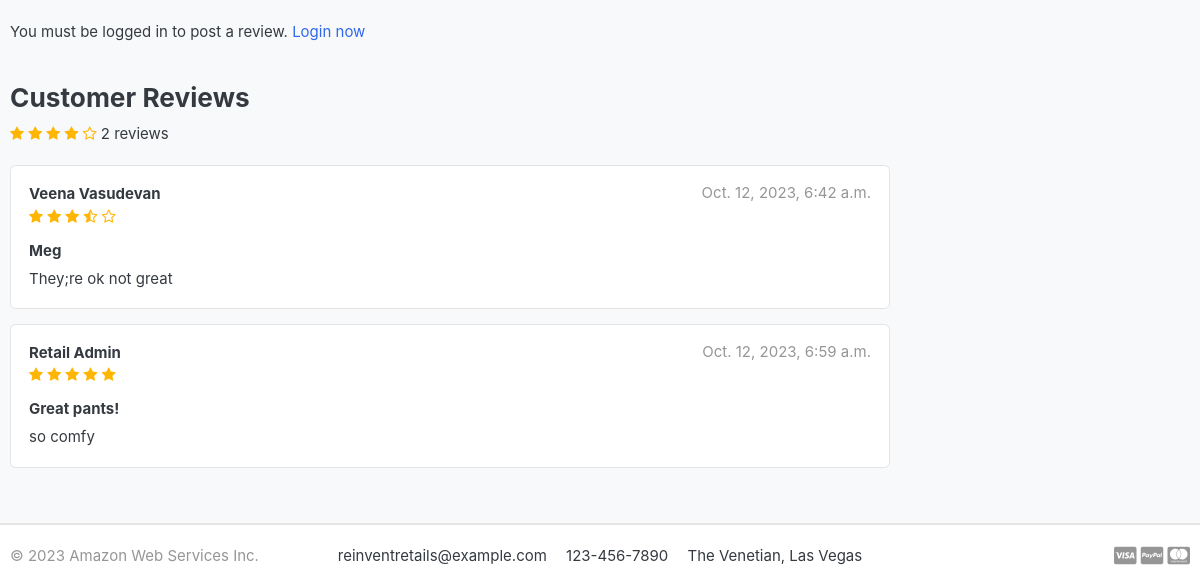
/store/category/jeans/atx-jeans/ (lower part), run on an earlier commit of the app's database.
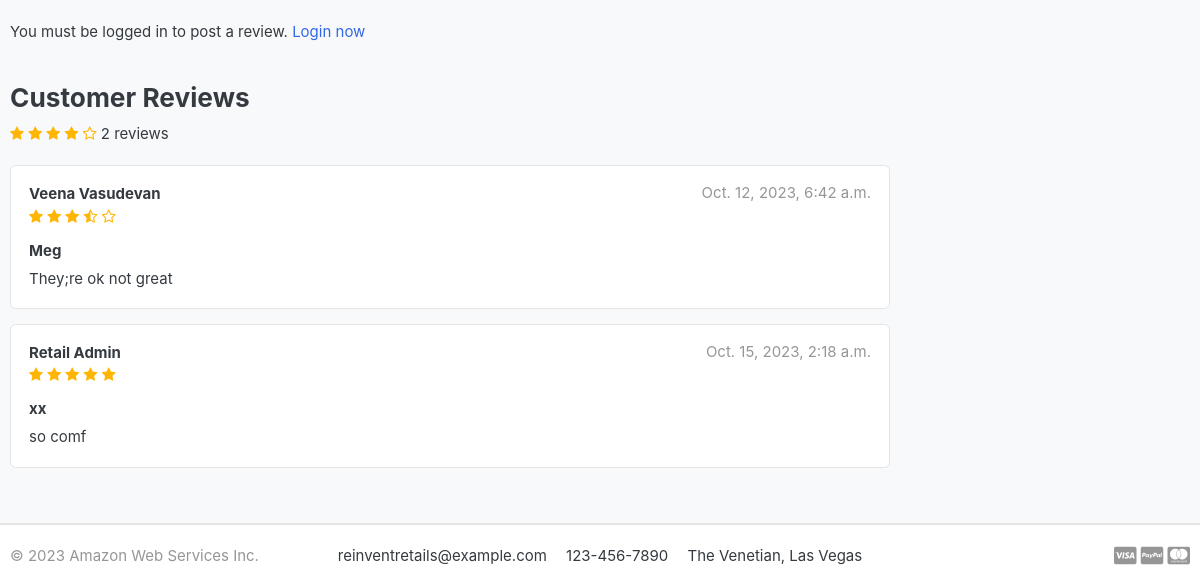
And on a later commit of the database.
### store/models.py (models this page shows, shortened)
class ReviewRating(models.Model):
    product = models.ForeignKey(Product, on_delete=models.CASCADE)
    user = models.ForeignKey(Account, on_delete=models.CASCADE)
    subject = models.CharField(max_length=100, blank=True)
    review = models.TextField(max_length=500, blank=True)
    rating = models.FloatField()
    ip = models.CharField(max_length=20, blank=True)
    status = models.BooleanField(default=True)
    created_at = models.DateTimeField(auto_now_add=True)
    updated_at = models.DateTimeField(auto_now=True)

### accounts/models.py (models this page shows, shortened)
class Account(AbstractBaseUser):
    first_name = models.CharField(max_length=50)
    last_name = models.CharField(max_length=50)
    username = models.CharField(max_length=50, unique=True)
    email = models.EmailField(max_length=100, unique=True)
    phone_number = models.CharField(max_length=50)
    date_joined = models.DateTimeField(auto_now_add=True)
    last_login = models.DateTimeField(auto_now_add=True)
    is_admin = models.BooleanField(default=False)
    is_staff = models.BooleanField(default=False)
    is_active = models.BooleanField(default=False)
    is_superadmin = models.BooleanField(default=False)
    USERNAME_FIELD = 'email'
    REQUIRED_FIELDS = ['username', 'first_name', 'last_name']
    objects = MyAccountManager()
    def full_name(self):
        return f'{self.first_name} {self.last_name}'

### store/views.py (the view)
# urls.py: path('category/<slug:category_slug>/<slug:product_slug>/', views.product_detail, name='product_detail'),
def product_detail(request, category_slug, product_slug):
    try:
        single_product = Product.objects.get(category__slug=category_slug, slug=product_slug)
        in_cart = CartItem.objects.filter(cart__cart_id=_cart_id(request), product=single_product).exists()
    except Exception as e:
        raise e
    if request.user.is_authenticated:
        try:
            orderproduct = OrderProduct.objects.filter(user=request.user, product_id=single_product.id).exists()
        except OrderProduct.DoesNotExist:
            orderproduct = None
    else:
        orderproduct = None
    reviews = ReviewRating.objects.filter(product_id=single_product.id, status=True)
    product_gallery = ProductGallery.objects.filter(product_id=single_product.id)
    context = {
        'single_product': single_product,
        'in_cart'       : in_cart,
        'orderproduct': orderproduct,
        'reviews': reviews,
        'product_gallery': product_gallery,
    }
    return render(request, 'store/product_detail.html', context)

### carts/context_processors.py (called while the page is built)
def counter(request):
    cart_count = 0
    if 'admin' in request.path:
        return {}
    else:
        try:
            cart = Cart.objects.filter(cart_id=_cart_id(request))
            if request.user.is_authenticated:
                cart_items = CartItem.objects.all().filter(user=request.user)
            else:
                cart_items = CartItem.objects.all().filter(cart=cart[:1])
            for cart_item in cart_items:
                cart_count += cart_item.quantity
        except Cart.DoesNotExist:
            cart_count = 0
    return dict(cart_count=cart_count)

### carts/views.py (called while the page is built)
def _cart_id(request):
    cart = request.session.session_key
    if not cart:
        cart = request.session.create()
    return cart

### category/context_processors.py (called while the page is built)
def menu_links(request):
    links = Category.objects.all()
    return dict(links=links)

### category/models.py (called while the page is built)
    def get_url(self):
            return reverse('products_by_category', args=[self.slug])

### store/models.py (called while the page is built)
    def averageReview(self):
        reviews = ReviewRating.objects.filter(product=self, status=True).aggregate(average=Avg('rating'))
        avg = 0
        if reviews['average'] is not None:
            avg = float(reviews['average'])
        return avg

### templates/store/product_detail.html (shortened to what this page needs)
{% extends 'base.html' %}
{% load static %}
{% block content %}
<section class="section-content padding-y bg">
<div class="container">
<br>
<div class="row">
			<div class="col-md-9">
	<form action="{% url 'submit_review' single_product.id %}" method="POST">
		<br>
		<div>
			<br>
<br>
<br>
			<br>
			<br>
			{% if user.is_authenticated %}
				{% if orderproduct %}
					<input type="submit" value="Submit Review" class="btn btn-primary">
				{% else %}
					<p>You must purchase this product to post a review.</p>
				{% endif %}
			{% else %}
				<p>You must be logged in to post a review. <span><a href="{% url 'login' %}">Login now</a></span></p>
			{% endif %}
		</div>
	</form>
	<br>
	<header class="section-heading">
		<h3>Customer Reviews </h3>
		<div class="rating-star">
			<span>
				<i class="fa fa-star{% if single_product.averageReview < 0.5 %}-o{% elif single_product.averageReview >= 0.5 and single_product.averageReview < 1 %}-half-o {% endif %}" aria-hidden="true"></i>
				<i class="fa fa-star{% if single_product.averageReview < 1.5 %}-o{% elif single_product.averageReview >= 1.5 and single_product.averageReview < 2 %}-half-o {% endif %}" aria-hidden="true"></i>
				<i class="fa fa-star{% if single_product.averageReview < 2.5 %}-o{% elif single_product.averageReview >= 2.5 and single_product.averageReview < 3 %}-half-o {% endif %}" aria-hidden="true"></i>
				<i class="fa fa-star{% if single_product.averageReview < 3.5 %}-o{% elif single_product.averageReview >= 3.5 and single_product.averageReview < 4 %}-half-o {% endif %}" aria-hidden="true"></i>
				<i class="fa fa-star{% if single_product.averageReview < 4.5 %}-o{% elif single_product.averageReview >= 4.5 and single_product.averageReview < 5 %}-half-o {% endif %}" aria-hidden="true"></i>
		<span>{{single_product.countReview}} reviews</span>
				</span>
		</div>
	</header>
	{% for review in reviews %}
				<article class="box mb-3">
					<div class="icontext w-100">
						<div class="text">
							<span class="date text-muted float-md-right">{{review.updated_at}} </span>
							<h6 class="mb-1">{{review.user.full_name}} </h6>
							<div class="rating-star">
								<span>
									<i class="fa fa-star{% if review.rating == 0.5 %}-half-o{% elif review.rating < 1 %}-o {% endif %}" aria-hidden="true"></i>
									<i class="fa fa-star{% if review.rating == 1.5 %}-half-o{% elif review.rating < 2 %}-o {% endif %}" aria-hidden="true"></i>
									<i class="fa fa-star{% if review.rating == 2.5 %}-half-o{% elif review.rating < 3 %}-o {% endif %}" aria-hidden="true"></i>
									<i class="fa fa-star{% if review.rating == 3.5 %}-half-o{% elif review.rating < 4 %}-o {% endif %}" aria-hidden="true"></i>
									<i class="fa fa-star{% if review.rating == 4.5 %}-half-o{% elif review.rating < 5 %}-o {% endif %}" aria-hidden="true"></i>
								</span>
							</div>
						</div>
					</div>
					<div class="mt-3">
						<h6>{{review.subject}}</h6>
						<p>
							{{review.review}}
						</p>
					</div>
				</article>
{% endfor %}
	</div>
</div>
</div>
</section>
{% endblock %}

What changed in the data, as far as the page shows it:
changed ReviewRating "Retail Admin": updated_at "Oct. 12, 2023, 6:59 a.m." → "Oct. 15, 2023, 2:18 a.m."; subject "Great pants!" → "xx"; review "so comfy" → "so comf"
